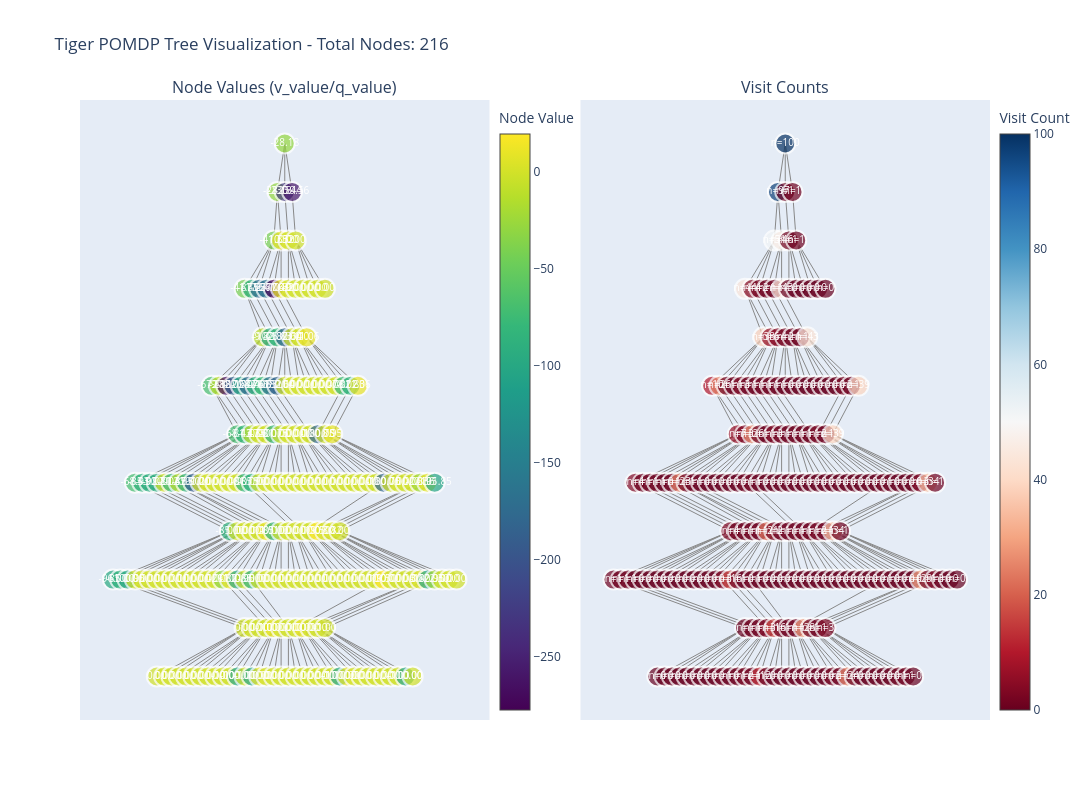

Source (notebook cell):
### Markdown cell above
## 6. Visualizing the Search Tree

`plot_tree_graphs()` creates two interactive Plotly panels showing node values and visit counts. This gives a visual understanding of how the planner allocates its search budget.

**Note**: The interactive plot may not render in all notebook environments. In JupyterLab, it displays as an interactive Plotly figure.

### Code cell
np.random.seed(42)

from POMDPPlanners.utils.visualization.tree_plots import plot_tree_graphs

viz_planner = POMCP(
    environment=env,
    discount_factor=0.95,
    depth=5,
    exploration_constant=10.0,
    name="POMCP_Viz",
    n_simulations=100,
)

viz_belief = get_initial_belief(env, n_particles=200)
viz_tree = viz_planner._learn_tree(viz_belief)

# This creates two side-by-side Plotly subplots:
# Left: node values (Q-values for actions, V-values for beliefs)
# Right: visit counts showing search allocation
plot_tree_graphs(viz_tree)

### Figure 1 — Plotly figure (JSON) as saved in the notebook; plotly's stock layout.template omitted (floating-point values rounded to 4 significant figures; data arrays with more than 128 entries replaced by an {"elided": "..."} marker saying what was removed)
{"data": [{"hoverinfo": "none", "line": {"color": "#888", "width": 1}, "mode": "lines", "type": "scatter", "x": {"elided": "860 float values"}, "xaxis": "x", "y": {"elided": "860 float values"}, "yaxis": "y"}, {"hoverinfo": "none", "line": {"color": "#888", "width": 1}, "mode": "lines", "type": "scatter", "x": {"elided": "860 float values"}, "xaxis": "x2", "y": {"elided": "860 float values"}, "yaxis": "y2"}, {"customdata": {"elided": "216 str values"}, "hoverinfo": "text", "hovertemplate": "%{customdata}<extra></extra>", "marker": {"color": {"elided": "216 float values"}, "colorbar": {"title": {"text": "Node Value"}, "x": 0.45}, "colorscale": [[0, "#440154"], [0.1111, "#482878"], [0.2222, "#3e4989"], [0.3333, "#31688e"], [0.4444, "#26828e"], [0.5556, "#1f9e89"], [0.6667, "#35b779"], [0.7778, "#6ece58"], [0.8889, "#b5de2b"], [1, "#fde725"]], "line": {"width": 2}, "showscale": true, "size": {"elided": "216 int values"}}, "mode": "markers+text", "name": "Values", "text": {"elided": "216 str values"}, "textfont": {"color": "white", "size": 10}, "textposition": "middle center", "type": "scatter", "x": {"elided": "216 float values"}, "xaxis": "x", "y": {"elided": "216 float values"}, "yaxis": "y"}, {"customdata": {"elided": "216 str values"}, "hoverinfo": "text", "hovertemplate": "%{customdata}<extra></extra>", "marker": {"color": {"elided": "216 int values"}, "colorbar": {"title": {"text": "Visit Count"}, "x": 1}, "colorscale": [[0, "rgb(103,0,31)"], [0.1, "rgb(178,24,43)"], [0.2, "rgb(214,96,77)"], [0.3, "rgb(244,165,130)"], [0.4, "rgb(253,219,199)"], [0.5, "rgb(247,247,247)"], [0.6, "rgb(209,229,240)"], [0.7, "rgb(146,197,222)"], [0.8, "rgb(67,147,195)"], [0.9, "rgb(33,102,172)"], [1, "rgb(5,48,97)"]], "line": {"width": 2}, "showscale": true, "size": {"elided": "216 int values"}}, "mode": "markers+text", "name": "Visits", "text": {"elided": "216 str values"}, "textfont": {"color": "white", "size": 10}, "textposition": "middle center", "type": "scatter", "x": {"elided": "216 float values"}, "xaxis": "x2", "y": {"elided": "216 float values"}, "yaxis": "y2"}], "layout": {"annotations": [{"font": {"size": 16}, "showarrow": false, "text": "Node Values (v_value/q_value)", "x": 0.225, "xanchor": "center", "xref": "paper", "y": 1, "yanchor": "bottom", "yref": "paper"}, {"font": {"size": 16}, "showarrow": false, "text": "Visit Counts", "x": 0.775, "xanchor": "center", "xref": "paper", "y": 1, "yanchor": "bottom", "yref": "paper"}], "dragmode": "pan", "height": 800, "hovermode": "closest", "modebar": {"add": ["zoom", "pan", "reset", "zoomIn", "zoomOut"]}, "showlegend": false, "title": {"text": "Tiger POMDP Tree Visualization - Total Nodes: 216"}, "width": 1800, "xaxis": {"anchor": "y", "domain": [0, 0.45], "showgrid": false, "showticklabels": false, "zeroline": false}, "xaxis2": {"anchor": "y2", "domain": [0.55, 1], "showgrid": false, "showticklabels": false, "zeroline": false}, "yaxis": {"anchor": "x", "domain": [0, 1], "showgrid": false, "showticklabels": false, "zeroline": false}, "yaxis2": {"anchor": "x2", "domain": [0, 1], "showgrid": false, "showticklabels": false, "zeroline": false}}}
